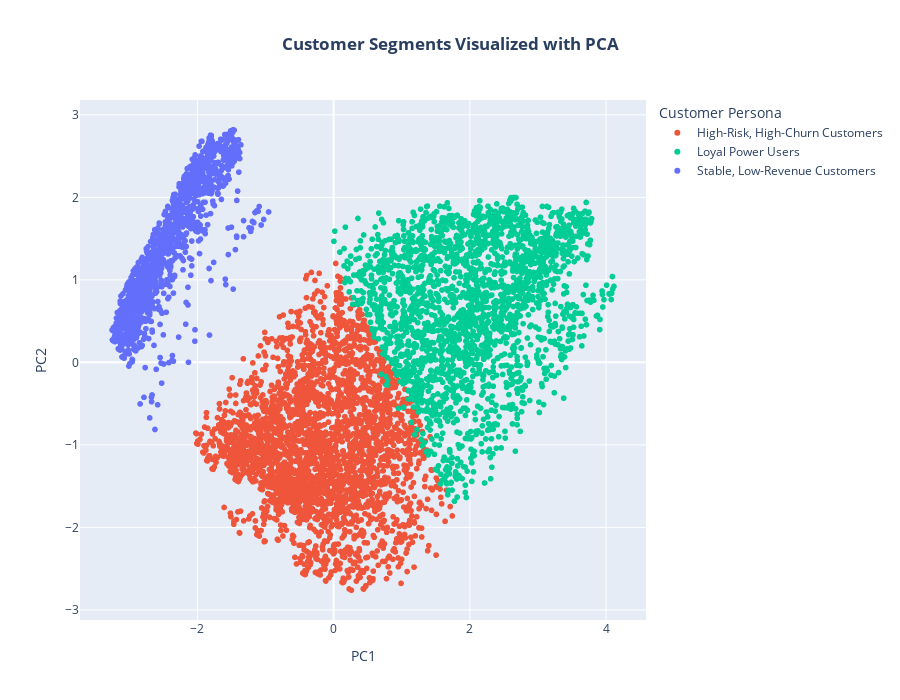

Notebook code cell kept with this figure:
### Code cell
from sklearn.decomposition import PCA
import plotly.express as px

persona_map = {
    0: 'Loyal Power Users',
    1: 'Stable, Low-Revenue Customers',
    2: 'High-Risk, High-Churn Customers'
}

df_original['Persona'] = df_original['Cluster'].map(persona_map)

pca = PCA(n_components=2)
principal_components = pca.fit_transform(X_features)
pca_df = pd.DataFrame(data=principal_components, columns=['PC1', 'PC2'])
pca_df['Persona'] = df_original['Persona']
pca_df['Churn'] = df_processed['Churn'].map({0: 'No', 1: 'Yes'})

color_map = {
    'Loyal Power Users': '#00CC96',                
    'High-Risk, High-Churn Customers': '#EF553B',  
    'Stable, Low-Revenue Customers': '#636EFA'     
}

fig = px.scatter(
    pca_df,
    x='PC1',
    y='PC2',
    color='Persona', 
    color_discrete_map=color_map, 
    title='<b>Customer Segments Visualized with PCA</b>',
    hover_data=['Churn']
)

fig.update_layout(
    title_x=0.5,
    width=900,
    height=700,
    legend_title_text='Customer Persona' 
)

fig.show()

### Figure 1 — Plotly figure (JSON) as saved in the notebook; plotly's stock layout.template omitted (floating-point values rounded to 4 significant figures; data arrays with more than 128 entries replaced by an {"elided": "..."} marker saying what was removed)
{"data": [{"customdata": {"elided": "3246x1 str values"}, "hovertemplate": "Persona=High-Risk, High-Churn Customers<br>PC1=%{x}<br>PC2=%{y}<br>Churn=%{customdata[0]}<extra></extra>", "legendgroup": "High-Risk, High-Churn Customers", "marker": {"color": "#EF553B", "symbol": "circle"}, "mode": "markers", "name": "High-Risk, High-Churn Customers", "showlegend": true, "type": "scattergl", "x": {"elided": "3246 float values"}, "xaxis": "x", "y": {"elided": "3246 float values"}, "yaxis": "y"}, {"customdata": {"elided": "2271x1 str values"}, "hovertemplate": "Persona=Loyal Power Users<br>PC1=%{x}<br>PC2=%{y}<br>Churn=%{customdata[0]}<extra></extra>", "legendgroup": "Loyal Power Users", "marker": {"color": "#00CC96", "symbol": "circle"}, "mode": "markers", "name": "Loyal Power Users", "showlegend": true, "type": "scattergl", "x": {"elided": "2271 float values"}, "xaxis": "x", "y": {"elided": "2271 float values"}, "yaxis": "y"}, {"customdata": {"elided": "1526x1 str values"}, "hovertemplate": "Persona=Stable, Low-Revenue Customers<br>PC1=%{x}<br>PC2=%{y}<br>Churn=%{customdata[0]}<extra></extra>", "legendgroup": "Stable, Low-Revenue Customers", "marker": {"color": "#636EFA", "symbol": "circle"}, "mode": "markers", "name": "Stable, Low-Revenue Customers", "showlegend": true, "type": "scattergl", "x": {"elided": "1526 float values"}, "xaxis": "x", "y": {"elided": "1526 float values"}, "yaxis": "y"}], "layout": {"height": 700, "legend": {"title": {"text": "Customer Persona"}, "tracegroupgap": 0}, "title": {"text": "<b>Customer Segments Visualized with PCA</b>", "x": 0.5}, "width": 900, "xaxis": {"anchor": "y", "domain": [0, 1], "title": {"text": "PC1"}}, "yaxis": {"anchor": "x", "domain": [0, 1], "title": {"text": "PC2"}}}}
